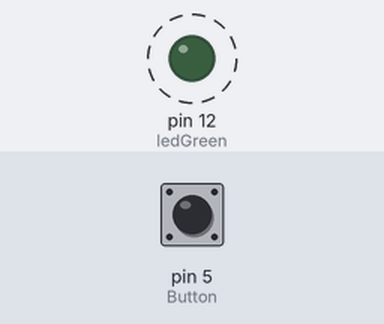
Bench run of a sketch on a simulated Arduino Uno, built with avr-gcc and run on an emulated ATmega328P. Parts: output pins drawn as LEDs (lit = HIGH). Dashed ring = blinking. The inputs (shaded band) are chosen by the test bench; at power-on: pin 5 (Button) HIGH. What the sketch prints to the serial monitor is not drawn.

Above: at 1.3 s.
1.7 s: pin 5 (Button) pulled LOW for 0.5 s
Timing chart, 0 to 10.7 s (numbered marks = the images above; inputs shaded):
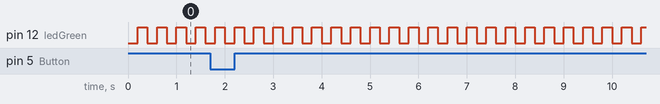

The sketch:

Harjoitus_Vilkku_2.ino
```cpp
#define ledGreen 12
#define Button 5

void setup() {

pinMode (ledGreen, OUTPUT);
pinMode (Button, INPUT);
Serial.begin (9600);

}

#define LON LOW
#define LOFF HIGH

//#define D1 200
#define D2 200

void loop() {

int x = digitalRead (Button);
if (x == LOW) {
   Serial.println ("Button is pressed");
   //delay (200);
   }

digitalWrite (ledGreen, LON);
  delay (D2);

digitalWrite (ledGreen, LOFF);
  delay (D2);

}
```

Measured:
- by itself, pin 12 (ledGreen): alternates HIGH for 0.20 s and LOW for 0.20 s
